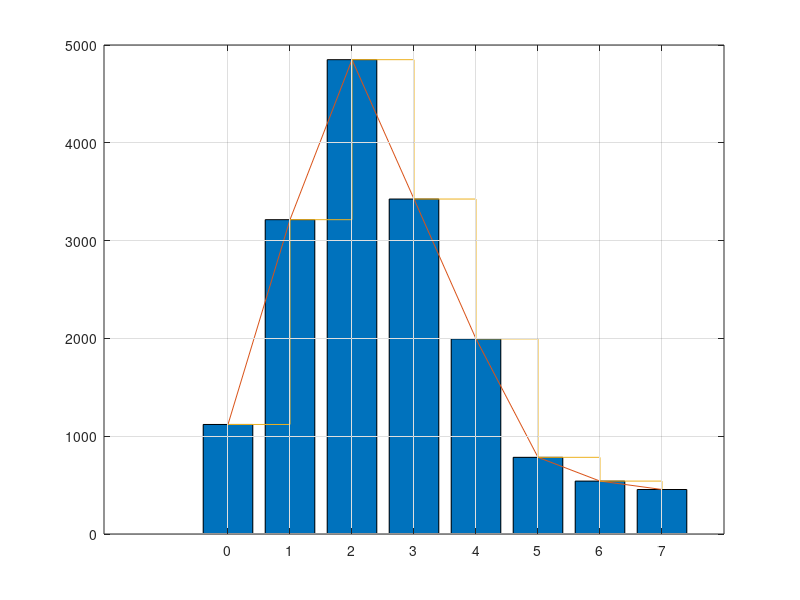

MATLAB code to generate this figure:
clear;
clc;

nk = [1120 3214 4850 3425 1995 784 541 455]
rk = 0:1:7;

bar(rk,nk);grid on;
hold on; plot(rk, nk); grid on;
hold on; stairs(rk, nk); grid on;

